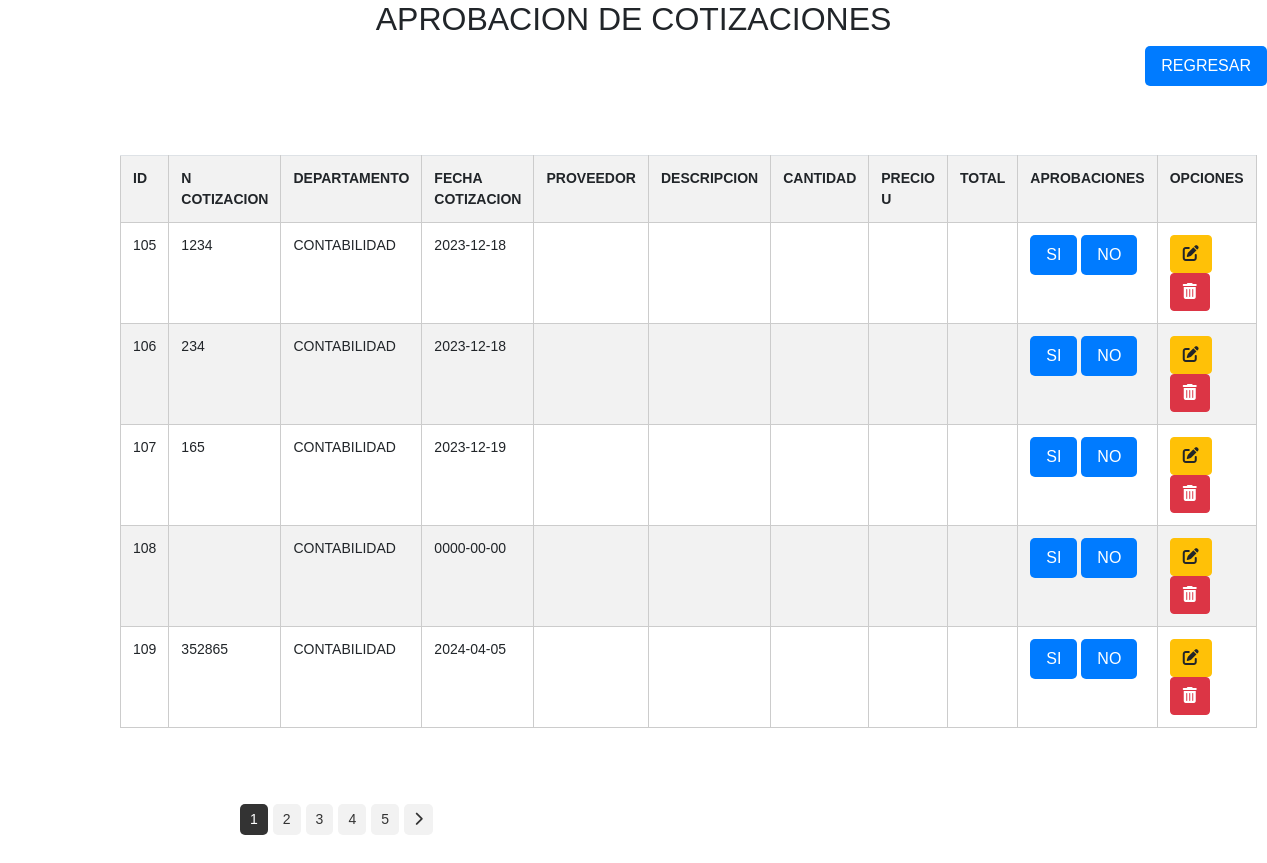
The page /cotizaciones/aprobacion_cotizaciones.php on the database as committed earlier.
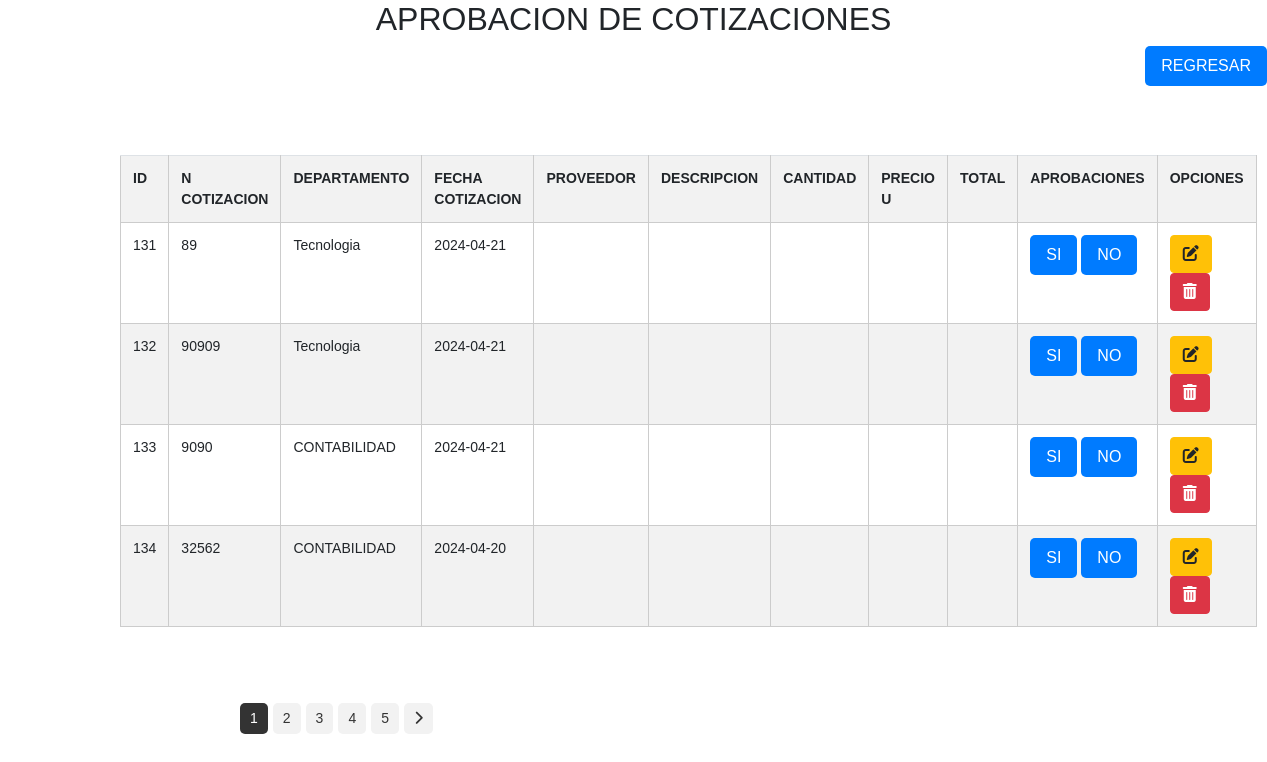
The same page on the database as committed later.
### tables this page shows
CREATE TABLE `tbl_cotizacion` (
  `ID_COTIZACION` int(11) NOT NULL AUTO_INCREMENT,
  `ID` int(11) DEFAULT NULL,
  `ID_PROVEEDOR` int(11) DEFAULT NULL,
  `NUMERO_COTIZACION` varchar(20) DEFAULT NULL,
  `DEPARTAMENTO` varchar(100) NOT NULL,
  `FECHA_COTIZACION` date DEFAULT NULL,
  `ESTADO` varchar(255) NOT NULL,
  `URL` varchar(255) NOT NULL,
  `FECHA_CREACION` timestamp NOT NULL DEFAULT current_timestamp(),
  `FECHA_MODIFICACION` timestamp NOT NULL DEFAULT current_timestamp() ON UPDATE current_timestamp(),
  `CREADO_POR` varchar(255) DEFAULT NULL,
  `MODIFICADO_POR` varchar(255) DEFAULT NULL,
  PRIMARY KEY (`ID_COTIZACION`),
  KEY `ID_PROVEEDOR` (`ID_PROVEEDOR`),
  KEY `tbl_solicitudes_tbl_cotizacion` (`ID`),
  CONSTRAINT `tbl_cotizacion_ibfk_1` FOREIGN KEY (`ID_PROVEEDOR`) REFERENCES `tbl_proveedores` (`ID_PROVEEDOR`)
);

### cotizaciones/aprobacion_cotizaciones.php (the view, shortened to what this page needs)
<!DOCTYPE html>
<html lang="en">
<head>
    <link rel="stylesheet" href="../css/estilos.css">
    <link href="https://cdn.jsdelivr.net/npm/bootstrap@5.3.0/dist/css/bootstrap.min.css" rel="stylesheet">
    <link rel="stylesheet" href="https://stackpath.bootstrapcdn.com/bootstrap/4.5.0/css/bootstrap.min.css">
</head>
<body>
    <h2 class="text-center">APROBACION DE COTIZACIONES</h2>
    <link rel="stylesheet" href="styles.css">
    <a href="./cotizaciones.php">
        <button id="btnregresar">REGRESAR</button>
    </a>
<br>
<br>
    <div class="content">
        <div class="table-container">
                <tbody>
                <br>
        <?php
        $conexion = mysqli_connect("localhost", "root", "", "gestion_compras2");
        $sql = "SELECT * FROM tbl_cotizacion";
        $resultados = mysqli_query($conexion, $sql);
        if (mysqli_num_rows($resultados) > 0) {
            echo '<table class="table table-striped">
                    <tr>
                    <th>ID</th>
                    <th>N COTIZACION</th>
                    <th>DEPARTAMENTO</th>
                    <th>FECHA COTIZACION</th>
                    <th>PROVEEDOR</th>
                    <th>DESCRIPCION</th>
                    <th>CANTIDAD</th>
                    <th>PRECIO U</th>
                    <th>TOTAL</th>
                    <th>APROBACIONES</th>
                    <th>OPCIONES</th>
                    </tr>';
            while ($row = mysqli_fetch_assoc($resultados)) {
                echo '<tr>
                        <td>' . $row['ID_COTIZACION'] . '</td>
                        <td>' . $row['NUMERO_COTIZACION'] . '</td>
                        <td>' . $row['DEPARTAMENTO'] . '</td>
                        <td>' . $row['FECHA_COTIZACION'] . '</td>
                        <td>' . $row['NOMBRE_PROVEEDOR'] . '</td>
                        <td>' . $row['DESCRIPCION'] . '</td>
                        <td>' . $row['CANTIDAD'] . '</td>
                        <td>' . $row['PRECIO'] . '</td>
                        <td>' . $row['TOTAL'] . '</td>
                        <td>
                        <label>
                        <input type="radio" name="aprobacion" class="checklist-input" />
                        <span class="checklist-label">
                            SI
                        </span>
                    </label>
                    <label>
                    <input type="radio" name="aprobacion" class="checklist-input" />
                    <span class="checklist-label">
                        NO
                    </span>
                </label>
                        <td>
                        <a href="../cotizaciones/editar_cotizacion.php?id=' . $row['ID_COTIZACION'].'"class="btn btn-warning" >
                        <i class="fas fa-edit"></i>
                        </a>
                        <a href="../cotizaciones/eliminar_cotizacion.php?id=' . $row['ID_COTIZACION'] . '"class="btn btn-danger">
                        <i class="fas fa-trash-alt"></i>
                    </a>
                        </td>
                        </td>
                    </tr>';
            }
            echo '</table>';
        } else {
            mostrarMensaje("No se encontraron registros.", "info");
        }
        ?>
            <div class="content">
                <?php
                $totalSolicitudes = 50;
                $registrosPorPagina = 10;
                $totalPaginas = ceil($totalSolicitudes / $registrosPorPagina);
                $paginaActual = isset($_GET['page']) ? $_GET['page'] : 1;
                ?>
                <div class="pagination">
                    <?php
                    for ($i = 1; $i <= $totalPaginas; $i++) {
                        echo '<a href="?page=' . $i . '" ' . ($i == $paginaActual ? 'class="current"' : '') . '>' . $i . '</a>';
                    }
                    if ($paginaActual < $totalPaginas) {
                        echo '<a href="?page=' . ($paginaActual + 1) . '"><i class="fas fa-chevron-right"></i></a>';
                    }
                    ?>
                </div>
            </div>
        </div>
    </div>
</body>
</html>

### css/estilos.css (style rules this page uses)
body { font-family: Arial, sans-serif; margin: 0; padding: 20px; }
.text-center { text-align: center; }
.content { margin-left: 220px; font-size: 14px; }
table { width: 100%; border-collapse: collapse; }
th, td { padding: 10px; text-align: left; border-bottom: 1px solid #ddd; }
th { background-color: #f2f2f2; }
.content { flex: 1; }
.table { width: calc(100% - 200px); transition: width 0.3s ease; }
.pagination { margin-top: 20px; }
.pagination a { display: inline-block; padding: 5px 10px; margin-right: 5px; background-color: #f2f2f2; text-decoration: none; color: #333; border-radius: 5px; }
.pagination a.current { background-color: #333; color: #fff; }

### objetos/styles.css (style rules this page uses)
body { font-family: Arial, sans-serif; margin: 0; padding: 0; }
.content { margin-left: 100px; padding: 20px; }
table { width: 100%; border-collapse: collapse; margin-top: 20px; }
th, td { border: 1px solid #ccc; padding: 8px; text-align: left; }
th { background-color: #007bff; color: #fff; }

### cotizaciones/aprobacion_cotizaciones.php (style rules this page uses)
#btnregresar { padding: 8px 16px; background-color: #007bff; color: #ffffff; border: none; cursor: pointer; border-radius: 5px; font-size: 16px; float: right; }
.checklist-label { display: inline-block; padding: 8px 16px; background-color: #007bff; color: #ffffff; border: none; cursor: pointer; border-radius: 5px; font-size: 16px; text-decoration: none; }

Rows that differ between the two databases and show on the page:
removed tbl_cotizacion: ID_COTIZACION "105", NUMERO_COTIZACION "1234", DEPARTAMENTO "CONTABILIDAD", FECHA_COTIZACION "2023-12-18"
removed tbl_cotizacion: ID_COTIZACION "106", NUMERO_COTIZACION "234", DEPARTAMENTO "CONTABILIDAD", FECHA_COTIZACION "2023-12-18"
removed tbl_cotizacion: ID_COTIZACION "107", NUMERO_COTIZACION "165", DEPARTAMENTO "CONTABILIDAD", FECHA_COTIZACION "2023-12-19"
removed tbl_cotizacion: ID_COTIZACION "108", DEPARTAMENTO "CONTABILIDAD", FECHA_COTIZACION "0000-00-00"
removed tbl_cotizacion: ID_COTIZACION "109", NUMERO_COTIZACION "352865", DEPARTAMENTO "CONTABILIDAD", FECHA_COTIZACION "2024-04-05"
added tbl_cotizacion: ID_COTIZACION "131", NUMERO_COTIZACION "89", DEPARTAMENTO "Tecnologia", FECHA_COTIZACION "2024-04-21"
added tbl_cotizacion: ID_COTIZACION "132", NUMERO_COTIZACION "90909", DEPARTAMENTO "Tecnologia", FECHA_COTIZACION "2024-04-21"
added tbl_cotizacion: ID_COTIZACION "133", NUMERO_COTIZACION "9090", DEPARTAMENTO "CONTABILIDAD", FECHA_COTIZACION "2024-04-21"
added tbl_cotizacion: ID_COTIZACION "134", NUMERO_COTIZACION "32562", DEPARTAMENTO "CONTABILIDAD", FECHA_COTIZACION "2024-04-20"
